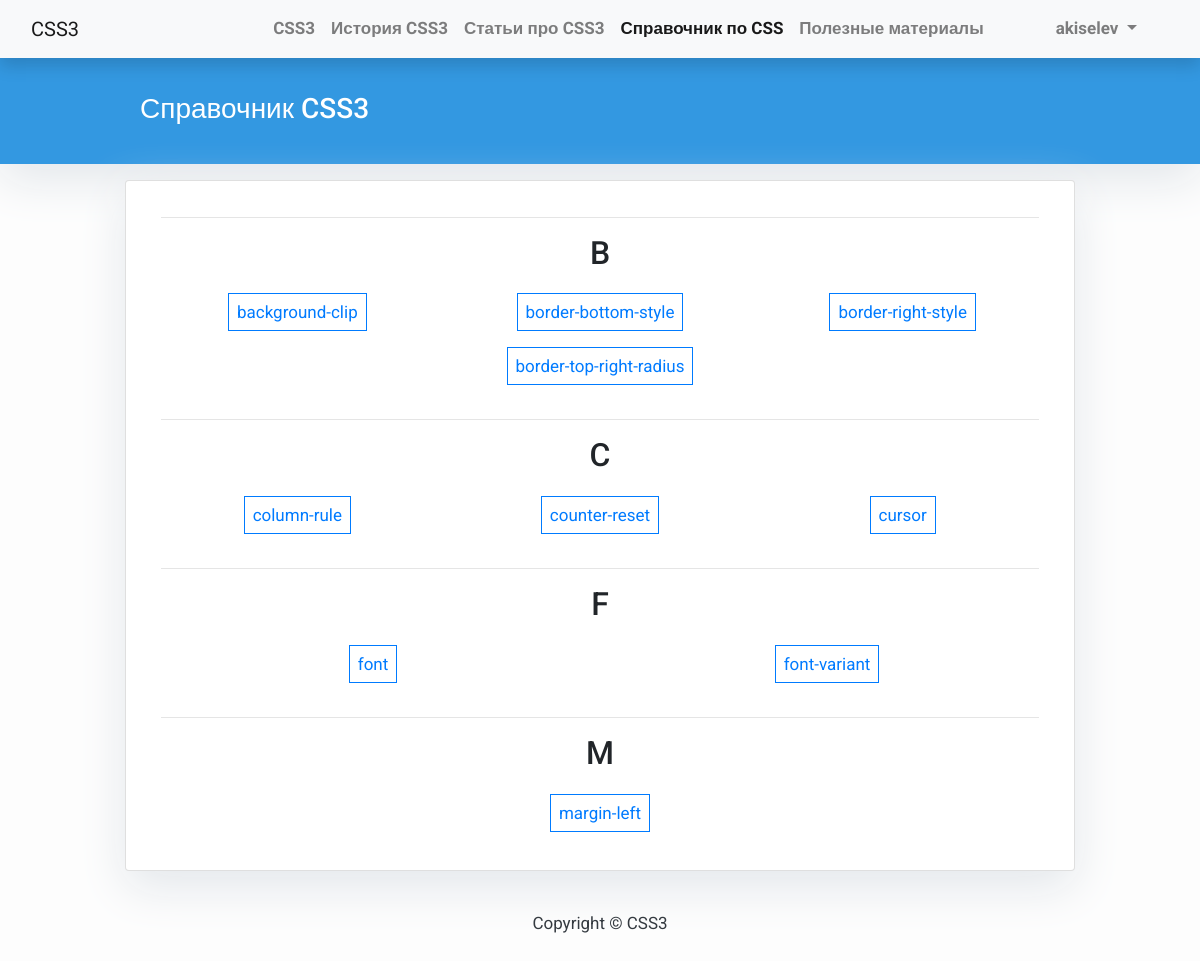
The page /properties/ (signed in) on the database its author committed.
### blog/models.py (models this page shows, shortened)
class Property(models.Model):
    title = models.CharField(max_length=250, unique=True, verbose_name='Название')
    slug = models.SlugField(max_length=250, unique=True, verbose_name='Слаг')
    body = tinymce_models.HTMLField(verbose_name='Текст')
    objects = models.Manager()
    class Meta:
        verbose_name = 'CSS свойство'
        verbose_name_plural = 'CSS свойства'
    def first_letter(self):
        return self.title[0]

### blog/views.py (the view)
# urls.py: path('properties/', views.PropertyList.as_view(), name='property_list'),
class PropertyList(generic.ListView):
    queryset = Property.objects.order_by('title')
    template_name = 'blog/property_list.html'

### templates/blog/property_list.html
{% extends "base.html" %}
{% load bootstrap4 %}
{% block content %}
{% include "widgets/header.html" with title='Справочник CSS3' %}
{% regroup property_list by first_letter as list_groups %}
<div class="container">
    <div class="row justify-content-md-center">
        <div class="col-md-10 card mb-4 mt-3">
            <div class="card-body">
                {% for group in list_groups %}
                <hr>
                <div class="text-center mb-4">
                    <h2>{{ group.grouper|capfirst }}</h2>
                </div>
                {% for item in group.list %}
                {% if forloop.counter0|divisibleby:3 and not forloop.first %}
            </div>
            {% endif %}
            {% if forloop.counter0|divisibleby:3%}
            <div class="row">
                {% endif %}
                <div class="col text-center mb-4 mt-1">
                    <a class="border border-primary p-2" href="{% url 'blog:property_detail' item.slug %}">
                        {{ item.title }}</a>
                </div>
                {% if forloop.last %}
            </div>
            {% endif %}
            {% endfor %}
            {% endfor %}
        </div>
    </div>
</div>
</div>
{% endblock %}

### templates/base.html (shortened to what this page needs)
{% load bootstrap4 %}
{% load staticfiles %}
<!DOCTYPE html>
<html>
<head>
    {% bootstrap_css %}
    <link href="https://stackpath.bootstrapcdn.com/font-awesome/4.7.0/css/font-awesome.min.css" rel="stylesheet">
    <link href="{% static 'css/base.css' %}" rel="stylesheet">
</head>
<body>
<nav class="navbar navbar-expand-lg navbar-light bg-light shadow" id="mainNav">
    <div class="container-fluid">
        <a class="navbar-brand" href="{% url 'blog:post_list' %}">CSS3</a>
        <div class="collapse navbar-collapse" id="navbarResponsive">
            <ul class="navbar-nav ml-auto">
                <li class="nav-item text-black">
                    <a class="nav-link text-black font-weight-bold {% if request.resolver_match.url_name == 'index' %} active {% endif %}"
                       href="{% url 'blog:index' %}">CSS3</a>
                </li>
                <li class="nav-item text-black">
                    <a class="nav-link text-black font-weight-bold {% if request.resolver_match.url_name == 'history' %} active {% endif %}"
                       href="{% url 'blog:history' %}">История CSS3</a>
                </li>
                <li class="nav-item text-black">
                    <a class="nav-link text-black font-weight-bold {% if request.resolver_match.url_name == 'post_list' %} active {% endif %}"
                       href="{% url 'blog:post_list' %}">Статьи про CSS3</a>
                </li>
                <li class="nav-item text-black">
                    <a class="nav-link text-black font-weight-bold {% if request.resolver_match.url_name == 'property_list' %} active {% endif %}"
                       href="{% url 'blog:property_list' %}">Справочник по CSS</a>
                </li>
                <li class="nav-item text-black">
                    <a class="nav-link text-black font-weight-bold {% if request.resolver_match.url_name == 'resources' %} active {% endif %}"
                       href="{% url 'blog:resources' %}">Полезные материалы</a>
                </li>
                {% if request.user.is_authenticated %}
                <li class="nav-item dropdown">
                    <a class="nav-link dropdown-toggle text-black font-weight-bold ml-5 mr-3 pl-3 pr-3" href="#"
                       role="button" data-toggle="dropdown"
                       aria-haspopup="true" aria-expanded="false">
                        {{ request.user.username }}
                    </a>
                </li>
                {% else %}
                <a class="nav-link text-black font-weight-bold ml-5 mr-3 pl-3 pr-3" href="{% url 'login' %}">Авторизоваться</a>
                {% endif %}
            </ul>
        </div>
    </div>
</nav>
{% block content %}{% endblock content %}
<footer class="py-3 bg-grey">
    <p class="m-0 text-dark text-center ">Copyright &copy; CSS3</p>
</footer>
</body>
</html>

### static/css/base.css (style rules this page uses)
body { font-family: "Roboto", sans-serif; font-size: 17px; background-color: #fdfdfd; }
.shadow { box-shadow: 0 4px 2px -2px rgba(0, 0, 0, 0.1); }
.card { box-shadow: 0 16px 48px #E3E7EB; }
body { min-height: 100vh; position: relative; margin: 0; padding-bottom: 100px; }
footer { display: block; position: absolute; bottom: 0; height: 100px; width: 100%; }

### rows shown on the page
Property: title "background-clip"
Property: title "border-bottom-style"
Property: title "border-right-style"
Property: title "border-top-right-radius"
Property: title "column-rule"
Property: title "counter-reset"
Property: title "cursor"
Property: title "font"
Property: title "font-variant"
Property: title "margin-left"

### other values the page prints
{{ request.user.username }} "akiselev"
{{ title }} "Справочник CSS3"
{{ group.grouper|capfirst }} "B" "C" "F" "M"
